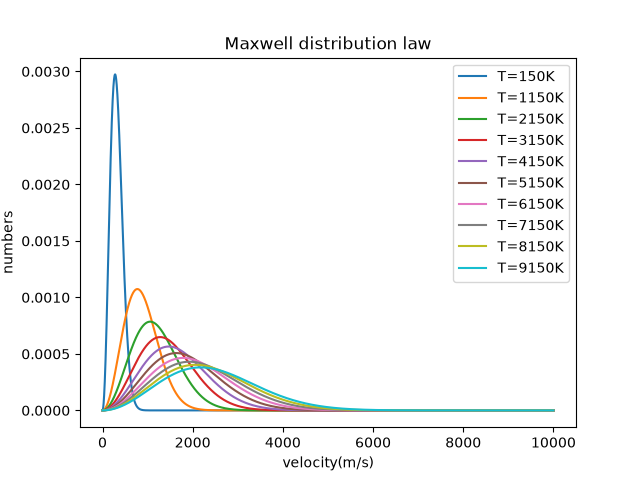

Write the Python code that produced this figure.
#Maxwell distribution law
import math
import numpy as np
from numpy import pi
from numpy import arange
import matplotlib.pyplot as plt
r=8.314
m=0.032
T=np.arange(150,10000,1000)
for t in T:
  velocity=[]
  numbers=[]
  for c in arange (1,10000,0.1):
    n=((4*pi)*(m/(2*pi*r*t))**(3/2))*(c**2)*(np.exp(-(m*(c**2)/(2*r*t))))
    velocity.append(c)
    numbers.append(n)
  plt.plot(velocity,numbers,label=(f'T={t}K'))
plt.title("Maxwell distribution law")
plt.xlabel("velocity(m/s)")
plt.ylabel("numbers")
plt.legend(loc="upper right")
plt.show()
